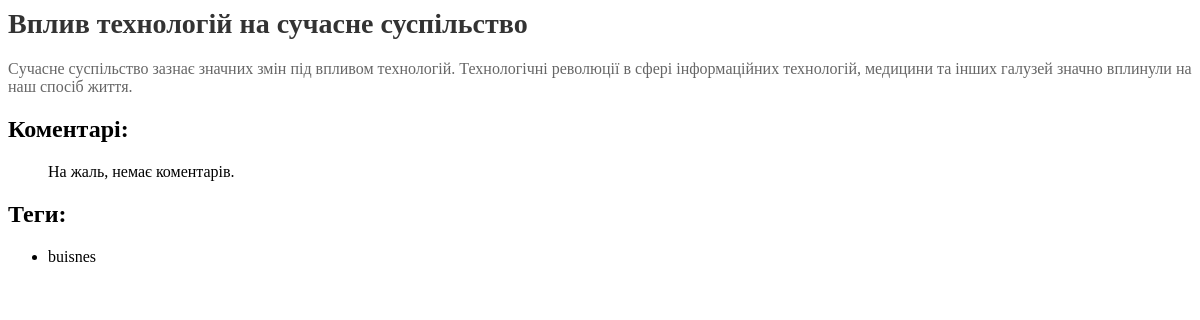
/posts/3/, run on the app's committed database.
### app_blog/models.py (models this page shows, shortened)
class Post(models.Model):
    title = models.CharField(max_length=200)
    content = models.TextField()
    category = models.ForeignKey(Category, on_delete=models.CASCADE)
    image = models.ImageField(upload_to='posts/', blank=True, null=True)
    tags = models.ManyToManyField('Tag')

class Tag(models.Model):
    name = models.CharField(max_length=50)

### app_blog/views.py (the view)
# urls.py: path('posts/<int:post_id>/', views.post_detail, name='post_detail'),
def post_detail(request, post_id):
    post = get_object_or_404(Post, pk=post_id)
    comments = post.comments.all()
    tags = post.tags.all()
    return render(request, 'post_detail.html', {'post': post, 'comments': comments, 'tags': tags})

### app_blog/templates/post_detail.html (shortened to what this page needs)
{% extends "base.html" %}
{% block content %}
<div class="post-detail">
    <h1 class="page-title">{{ post.title }}</h1>
    <p class="post-content">{{ post.content }}</p>
    <h2>Коментарі:</h2>
    <ul>
        {% for comment in post.comments.all %}
        <li>
            <p><strong>{{ comment.author }}:</strong></p>
            <p>{{ comment.text }}</p>
            <p><em>Дата створення: {{ comment.created_date }}</em></p>
        </li>
        {% empty %}
        <p>На жаль, немає коментарів.</p>
        {% endfor %}
    </ul>
    <h2>Теги:</h2>
    <ul>
        {% for tag in post.tags.all %}
        <li>{{ tag.name }}</li>
        {% empty %}
        <p>Немає тегів.</p>
        {% endfor %}
    </ul>
</div>
{% endblock %}

### app_blog/static/css/style.css (style rules this page uses)
.page-title { color: #333; font-size: 28px; margin-bottom: 20px; }
.post-content { color: #666; }

### data on the page
Post: title "Вплив технологій на сучасне суспільство", content "Cучасне суспільство зазнає значних змін під впливом технологій. Технологічні революції в сфері інформаційних технологій, медицини та інших галузей значно вплинули на наш спосіб життя."
Tag: name "buisnes"
